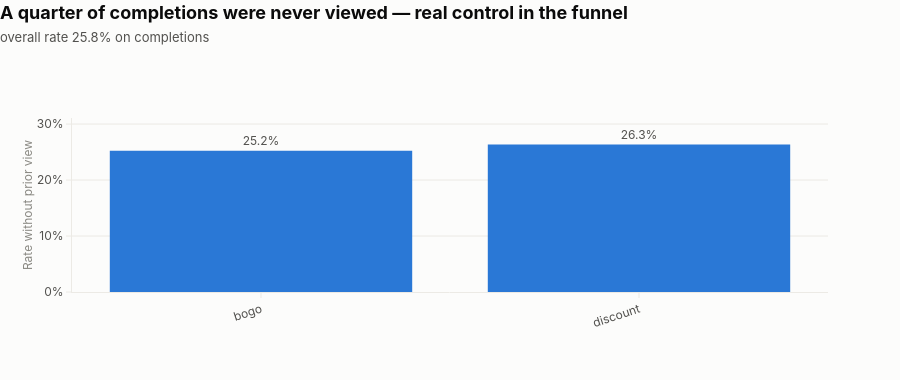

Notebook code for this chart:
### Markdown cell above
## 5. Raw data quality

Source: raw. Looks for visible problems before the pipeline: missing references, out-of-order events, missing profile, and sentinels.

### Code cell
from pyspark.sql import functions as F

from src import eda
from src.attribution import attribute
from src.viz import format_pt_br, vertical_bars

# SPARK REDUCE
n_txn = events.filter(F.col("event") == "transaction").count()
n_txn_ref = events.filter(
    (F.col("event") == "transaction") & F.col("offer_ref").isNotNull()
).count()
n_camp = events.filter(F.col("event") != "transaction").count()
n_camp_ref = events.filter(
    (F.col("event") != "transaction") & F.col("offer_ref").isNotNull()
).count()
dup_events = (
    events.groupBy("account_id", "event", "time", "offer_ref")
    .count()
    .filter(F.col("count") > 1)
    .count()
)

sem_view = eda.completed_unseen_by_type(events, offers)
nulos_perfil = eda.identity_null_overlap(raw_profile, cfg)
attributed = attribute(events, offers, cfg).cache()
fora_janela = eda.unattributable_transaction_share(events, attributed)
pago_abaixo = eda.paid_below_minimum(processed)

com_evento = sem_view[sem_view["completados"] > 0]
taxa_sem_view = com_evento["sem_view"].sum() / com_evento["completados"].sum()

# PANDAS ANALYSIS
qualidade = pd.DataFrame([
    {
        "metric": "transactions without offer_ref",
        "numerador": n_txn - n_txn_ref,
        "denominador": n_txn,
        "taxa": (n_txn - n_txn_ref) / n_txn,
        "reading": "expected — offer→purchase link is via temporal attribution",
    },
    {
        "metric": "campaign events without offer_ref",
        "numerador": n_camp - n_camp_ref,
        "denominador": n_camp,
        "taxa": (n_camp - n_camp_ref) / n_camp,
        "reading": "problem if > 0",
    },
    {
        "metric": "offer completed without prior view",
        "numerador": int(com_evento["sem_view"].sum()),
        "denominador": int(com_evento["completados"].sum()),
        "taxa": taxa_sem_view,
        "reading": "expected — control converts without exposure (G3)",
    },
    {
        "metric": "transactions outside any offer window",
        "numerador": int(fora_janela.loc[fora_janela["grupo"] == "outside any offer window", "transacoes"].iloc[0]),
        "denominador": int(fora_janela["transacoes"].sum()),
        "taxa": float(fora_janela.loc[fora_janela["grupo"] == "outside any offer window", "fracao"].iloc[0]),
        "reading": "spontaneous behavior — not attributable to send",
    },
    {
        "metric": "profile with age sentinel (118)",
        "numerador": int(nulos_perfil.loc[nulos_perfil["conjunto"] == f"age={cfg.age_sentinel}", "clientes"].iloc[0]),
        "denominador": int(nulos_perfil["total_clientes"].iloc[0]),
        "taxa": float(nulos_perfil.loc[nulos_perfil["conjunto"] == f"age={cfg.age_sentinel}", "fracao"].iloc[0]),
        "reading": "expected — becomes identity_missing in the pipeline",
    },
    {
        "metric": "duplicate raw rows (account, event, time, offer_ref)",
        "numerador": dup_events,
        "denominador": events.count(),
        "taxa": dup_events / events.count(),
        "reading": "problem if > 0",
    },
])

display(qualidade.assign(taxa=lambda d: d["taxa"].map("{:.1%}".format)))
display(nulos_perfil)
display(pago_abaixo)

vertical_bars(
    sem_view[sem_view["completados"] > 0],
    category="offer_type",
    value="taxa_sem_view",
    title="A quarter of completions were never viewed — real control in the funnel",
    subtitle=f"overall rate {taxa_sem_view:.1%} on completions",
    ylabel="Rate without prior view",
    label_template="%{y:.1%}",
    tickformat=".0%",
    hovertemplate="%{x}<br>%{y:.1%}<extra></extra>",
).show()

print(
    f"Transactions with offer_ref: {n_txn_ref} of {format_pt_br(n_txn)} — "
    "none; the offer→purchase link exists only through temporal attribution."
)
print(
    f"Paid conversions below minimum (G10 audit): "
    f"{int(pago_abaixo['abaixo_do_minimo'].sum())} — must be zero."
)

### Figure 1 — Plotly figure (JSON) as saved in the notebook; plotly's stock layout.template omitted (floating-point values rounded to 4 significant figures)
{"data": [{"cliponaxis": false, "hovertemplate": "%{x}<br>%{y:.1%}<extra></extra>", "marker": {"color": "#2a78d6", "line": {"width": 0}}, "textfont": {"color": "#52514e", "size": 12}, "textposition": "outside", "texttemplate": "%{y:.1%}", "type": "bar", "x": ["bogo", "discount"], "y": [0.2523, 0.2634]}], "layout": {"height": 380, "margin": {"b": 88, "l": 72, "r": 72, "t": 118}, "showlegend": false, "title": {"text": "<b>A quarter of completions were never viewed — real control in the funnel</b><br><span style='font-size:13px;color:#52514e'>overall rate 25.8% on completions</span>"}, "xaxis": {"automargin": true, "tickangle": -18}, "yaxis": {"automargin": true, "range": [0, 0.3108], "tickformat": ".0%", "title": {"text": "Rate without prior view"}}}}
